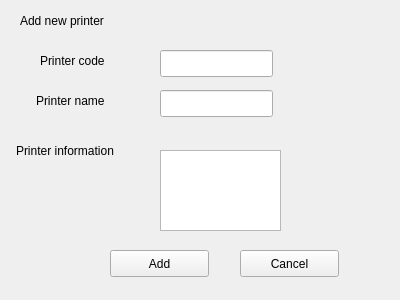
<?xml version="1.0" encoding="UTF-8"?>
<ui version="4.0">
 <class>Form</class>
 <widget class="QWidget" name="Form">
  <property name="geometry">
   <rect>
    <x>0</x>
    <y>0</y>
    <width>400</width>
    <height>300</height>
   </rect>
  </property>
  <property name="windowTitle">
   <string>Form</string>
  </property>
  <widget class="QLineEdit" name="lineEdit">
   <property name="geometry">
    <rect>
     <x>160</x>
     <y>50</y>
     <width>113</width>
     <height>27</height>
    </rect>
   </property>
  </widget>
  <widget class="QLabel" name="label">
   <property name="geometry">
    <rect>
     <x>40</x>
     <y>50</y>
     <width>91</width>
     <height>21</height>
    </rect>
   </property>
   <property name="text">
    <string>Printer code</string>
   </property>
  </widget>
  <widget class="QLabel" name="label_2">
   <property name="geometry">
    <rect>
     <x>36</x>
     <y>90</y>
     <width>81</width>
     <height>21</height>
    </rect>
   </property>
   <property name="text">
    <string>Printer name</string>
   </property>
  </widget>
  <widget class="QLabel" name="label_3">
   <property name="geometry">
    <rect>
     <x>20</x>
     <y>10</y>
     <width>131</width>
     <height>21</height>
    </rect>
   </property>
   <property name="text">
    <string>Add new printer</string>
   </property>
  </widget>
  <widget class="QLineEdit" name="lineEdit_2">
   <property name="geometry">
    <rect>
     <x>160</x>
     <y>90</y>
     <width>113</width>
     <height>27</height>
    </rect>
   </property>
  </widget>
  <widget class="QLabel" name="label_4">
   <property name="geometry">
    <rect>
     <x>16</x>
     <y>140</y>
     <width>131</width>
     <height>21</height>
    </rect>
   </property>
   <property name="text">
    <string>Printer information</string>
   </property>
  </widget>
  <widget class="QTextEdit" name="textEdit">
   <property name="geometry">
    <rect>
     <x>160</x>
     <y>150</y>
     <width>121</width>
     <height>81</height>
    </rect>
   </property>
  </widget>
  <widget class="QPushButton" name="pushButton">
   <property name="geometry">
    <rect>
     <x>110</x>
     <y>250</y>
     <width>99</width>
     <height>27</height>
    </rect>
   </property>
   <property name="text">
    <string>Add</string>
   </property>
  </widget>
  <widget class="QPushButton" name="pushButton_2">
   <property name="geometry">
    <rect>
     <x>240</x>
     <y>250</y>
     <width>99</width>
     <height>27</height>
    </rect>
   </property>
   <property name="text">
    <string>Cancel</string>
   </property>
  </widget>
 </widget>
 <resources/>
 <connections/>
</ui>
